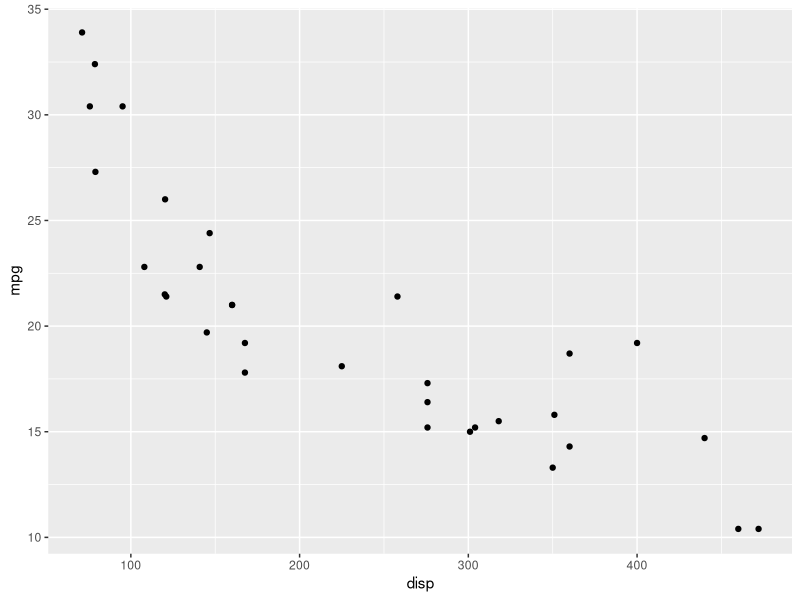
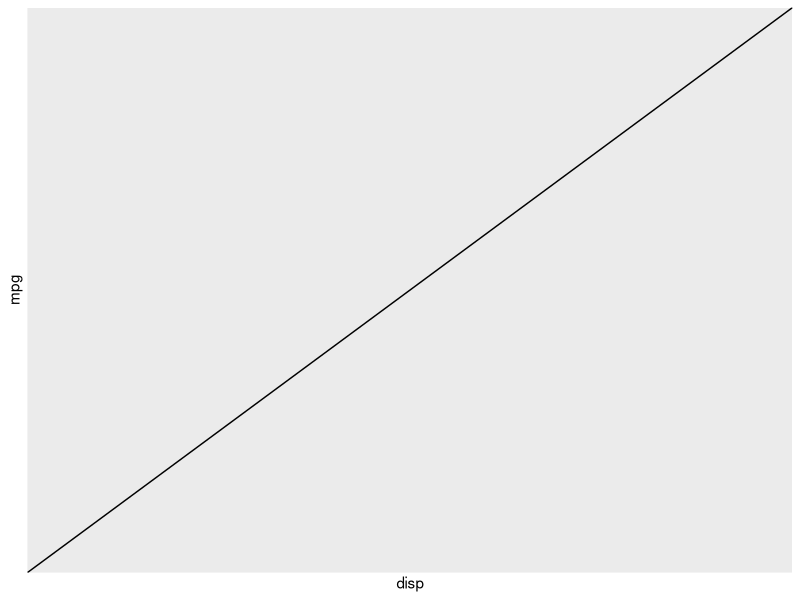

Recreate these plots in R, in order.
## ---- chunk 1
#| warning: false
#| message: false

library(ggplot2)

mtcars |>
  ggplot() +
  aes(x = disp, y = mpg) +
  geom_point()
## ---- chunk 2
#| output: false
#| code-line-numbers: "|4|6"

soma <- function(x){
  sum(x)
}

soma(c(1, 2, 3))

soma(c(1, 2, 3))/3

library(ggplot2)

mtcars |>
ggplot() +
aes(x = disp, y = mpg) +
geom_abline()
